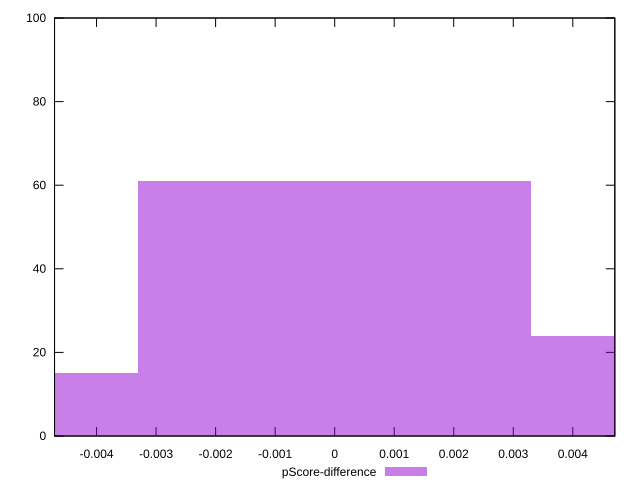

This figure's gnuplot source:
reset

$pScoreDifference <<EOF
0.006602118208474182 24
0 61
-0.006602118208474182 15
EOF

set key outside below
set boxwidth 0.006602118208474182
set xrange [-0.004705882352941171:0.004705882352941171]
set yrange [0:100]
set trange [0:100]
set style fill transparent solid 0.5 noborder
set terminal svg size 640, 490 enhanced background rgb 'white'
set output "reports/report_00028_2021-02-24T12-49-42.674Z/uses-http2/samples/music/pScore-difference/histogram.svg"

plot $pScoreDifference title "pScore-difference" with boxes

reset
